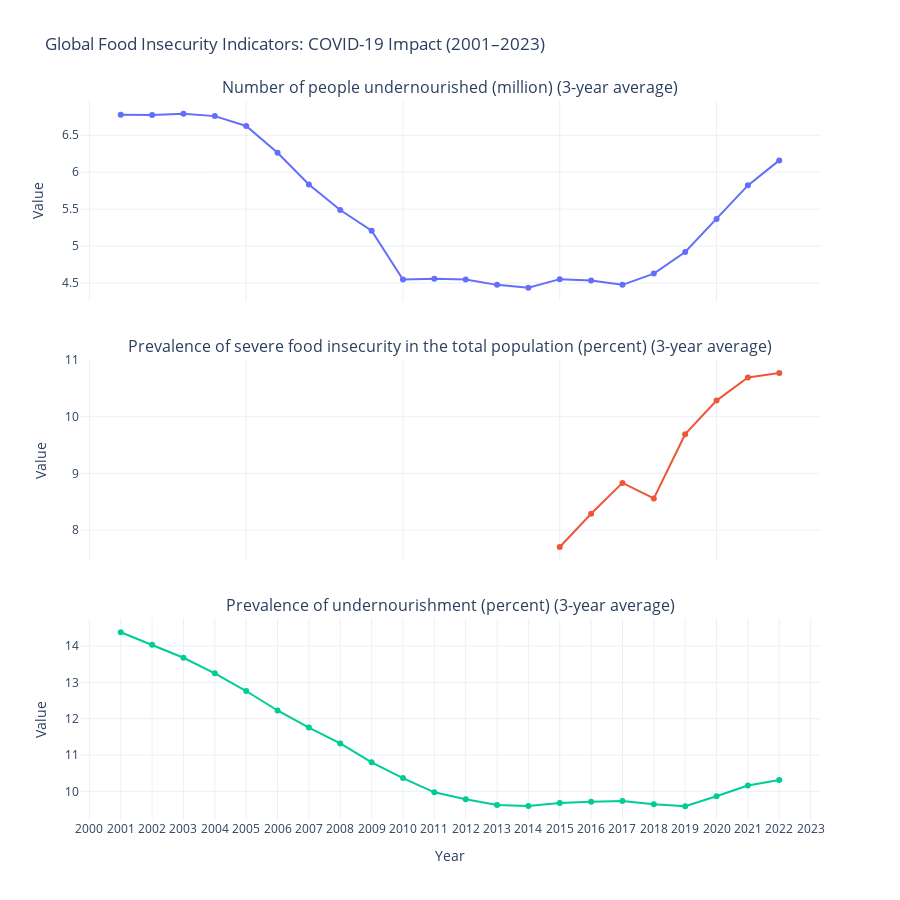

Notebook code for this chart:
### Code cell
import pandas as pd
import plotly.graph_objects as go
from plotly.subplots import make_subplots

# Define key items for the pandemic-era hunger story
story_items = [
    'Number of people undernourished (million) (3-year average)',
    'Prevalence of severe food insecurity in the total population (percent) (3-year average)',
    'Prevalence of undernourishment (percent) (3-year average)'
]

# Filter and group the data
story_data = data[data['Item'].isin(story_items)]
story_trends = story_data.groupby(['Year', 'Item'])['Value'].mean().reset_index()

# Create subplots dashboard
fig = make_subplots(
    rows=3, cols=1,
    shared_xaxes=True,
    vertical_spacing=0.08,
    subplot_titles=story_items
)

# Add each indicator as a separate subplot
for i, item in enumerate(story_items, start=1):
    df_item = story_trends[story_trends['Item'] == item]
    fig.add_trace(
        go.Scatter(
            x=df_item['Year'],
            y=df_item['Value'],
            mode='lines+markers',
            name=item,
            marker=dict(symbol='circle'),
            hovertemplate='Year: %{x}<br>Value: %{y:.2f}<extra></extra>'
        ),
        row=i, col=1
    )

# Layout adjustments
fig.update_layout(
    height=900,
    title="Global Food Insecurity Indicators: COVID-19 Impact (2001–2023)",
    hovermode='x unified',
    showlegend=False,
    template='plotly_white'
)

fig.update_xaxes(title_text="Year", dtick=1, row=3, col=1)
fig.update_yaxes(title_text="Value")

fig.show()

### Figure 1 — Plotly figure (JSON) as saved in the notebook; plotly's stock layout.template omitted (floating-point values rounded to 4 significant figures)
{"data": [{"hovertemplate": "Year: %{x}<br>Value: %{y:.2f}<extra></extra>", "marker": {"symbol": "circle"}, "mode": "lines+markers", "name": "Number of people undernourished (million) (3-year average)", "type": "scatter", "x": [2001, 2002, 2003, 2004, 2005, 2006, 2007, 2008, 2009, 2010, 2011, 2012, 2013, 2014, 2015, 2016, 2017, 2018, 2019, 2020, 2021, 2022], "xaxis": "x", "y": [6.776, 6.774, 6.79, 6.759, 6.626, 6.264, 5.835, 5.488, 5.207, 4.548, 4.558, 4.546, 4.475, 4.435, 4.552, 4.532, 4.475, 4.628, 4.92, 5.367, 5.822, 6.16], "yaxis": "y"}, {"hovertemplate": "Year: %{x}<br>Value: %{y:.2f}<extra></extra>", "marker": {"symbol": "circle"}, "mode": "lines+markers", "name": "Prevalence of severe food insecurity in the total population (percent) (3-year average)", "type": "scatter", "x": [2015, 2016, 2017, 2018, 2019, 2020, 2021, 2022], "xaxis": "x2", "y": [7.703, 8.29, 8.832, 8.557, 9.691, 10.28, 10.69, 10.77], "yaxis": "y2"}, {"hovertemplate": "Year: %{x}<br>Value: %{y:.2f}<extra></extra>", "marker": {"symbol": "circle"}, "mode": "lines+markers", "name": "Prevalence of undernourishment (percent) (3-year average)", "type": "scatter", "x": [2001, 2002, 2003, 2004, 2005, 2006, 2007, 2008, 2009, 2010, 2011, 2012, 2013, 2014, 2015, 2016, 2017, 2018, 2019, 2020, 2021, 2022], "xaxis": "x3", "y": [14.38, 14.03, 13.68, 13.25, 12.76, 12.23, 11.76, 11.32, 10.8, 10.37, 9.974, 9.785, 9.625, 9.597, 9.68, 9.716, 9.733, 9.649, 9.594, 9.868, 10.16, 10.31], "yaxis": "y3"}], "layout": {"annotations": [{"font": {"size": 16}, "showarrow": false, "text": "Number of people undernourished (million) (3-year average)", "x": 0.5, "xanchor": "center", "xref": "paper", "y": 1, "yanchor": "bottom", "yref": "paper"}, {"font": {"size": 16}, "showarrow": false, "text": "Prevalence of severe food insecurity in the total population (percent) (3-year average)", "x": 0.5, "xanchor": "center", "xref": "paper", "y": 0.64, "yanchor": "bottom", "yref": "paper"}, {"font": {"size": 16}, "showarrow": false, "text": "Prevalence of undernourishment (percent) (3-year average)", "x": 0.5, "xanchor": "center", "xref": "paper", "y": 0.28, "yanchor": "bottom", "yref": "paper"}], "height": 900, "hovermode": "x unified", "showlegend": false, "title": {"text": "Global Food Insecurity Indicators: COVID-19 Impact (2001–2023)"}, "xaxis": {"anchor": "y", "domain": [0, 1], "matches": "x3", "showticklabels": false}, "xaxis2": {"anchor": "y2", "domain": [0, 1], "matches": "x3", "showticklabels": false}, "xaxis3": {"anchor": "y3", "domain": [0, 1], "dtick": 1, "title": {"text": "Year"}}, "yaxis": {"anchor": "x", "domain": [0.72, 1], "title": {"text": "Value"}}, "yaxis2": {"anchor": "x2", "domain": [0.36, 0.64], "title": {"text": "Value"}}, "yaxis3": {"anchor": "x3", "domain": [0, 0.28], "title": {"text": "Value"}}}}
